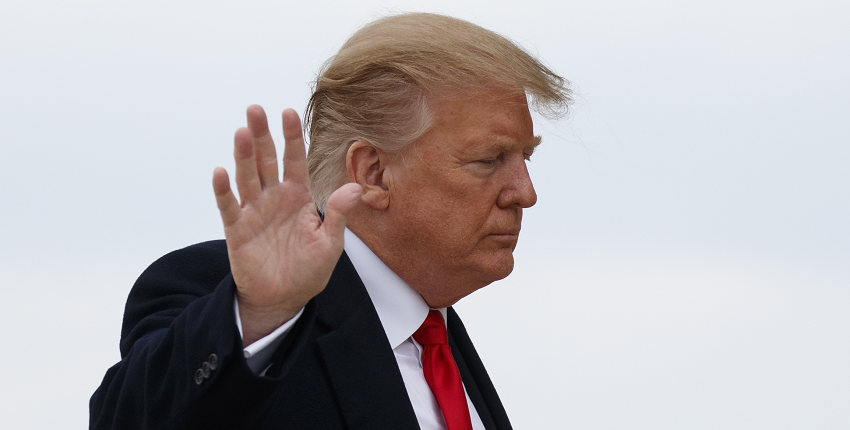
#> input picture trump2.png, 850 x 430 px, found by its file name
$ python manga-portrait.py
#> lines starting #> are read from the running program, lines starting #| are printed output that depends on the picture; after the words box and inside, x2 and y2 are one past the last pixel; in counts of white or black regions, pixels touching at a corner belong together
import cv2
import numpy as np

# This code is major used for portrait photos.

class Cartoonizer:
    """Cartoonizer effect
        A class that applies a cartoon effect to an image.
        The class uses a bilateral filter and adaptive thresholding to create
        a cartoon effect.
    """
    def __init__(self):
        pass

    def render(self, img_rgb):
#> called with img_rgb = '/Users/user/Downloads/trump2.png'
        img_rgb = cv2.imread(img_rgb)
#> img_rgb is the input picture: shape (430, 850, 3); mean B, G, R 178.2, 176.2, 181.9

        numDownSamples = 2       # number of downscaling steps
        numBilateralFilters = 50  # number of bilateral filtering steps

        # -- STEP 1 --
        # downsample image using Gaussian pyramid
        img_color = img_rgb
        # show original image using imshow
        cv2.imshow("original", img_color)
        cv2.waitKey(100)

        for _ in xrange(numDownSamples):
            img_color = cv2.pyrDown(img_color)
#> this loop made 2 passes
#> pass 2, in render, `img_color = cv2.pyrDown(img_color)`:
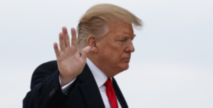
#> img_color: shape (108, 213, 3); mean B, G, R 178.5, 176.5, 182.2
        # show resized image using imshow
        cv2.imshow("downsampled", img_color)
        cv2.waitKey(100)

        # enhance contrast
        img_color = self.enhanceContrast(img_color)
#> after the loop in enhanceContrast, `for y in range(img_rgb.shape[0]):`:
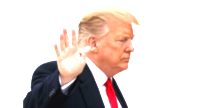
#> new_image: shape (108, 213, 3); mean B, G, R 210.6, 214.4, 226.4

        # repeatedly apply small bilateral filter instead of applying
        # one large filter
        for _ in xrange(numBilateralFilters):
            img_color = cv2.bilateralFilter(img_color, 9, 9, 7)

        # show filtered image using imshow
        cv2.imshow("filtered", img_color)
        cv2.waitKey(100)
        # upsample image to original size
        for _ in xrange(numDownSamples):
            img_color = cv2.pyrUp(img_color)
#> this loop made 2 passes
#> pass 1, in render, `img_color = cv2.pyrUp(img_color)`:
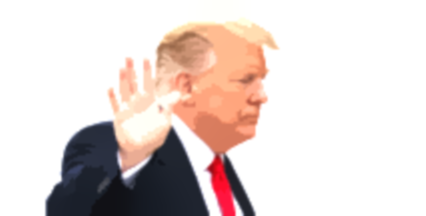
#> img_color: shape (216, 426, 3); mean B, G, R 210.5, 214.2, 226.2

        # show upsampled image using imshow
        cv2.imshow("upsampled", img_color)
        cv2.waitKey(100)
        # -- STEPS 2 and 3 --
        # convert to grayscale and apply median blur
        img_gray = cv2.cvtColor(img_rgb, cv2.COLOR_RGB2GRAY)
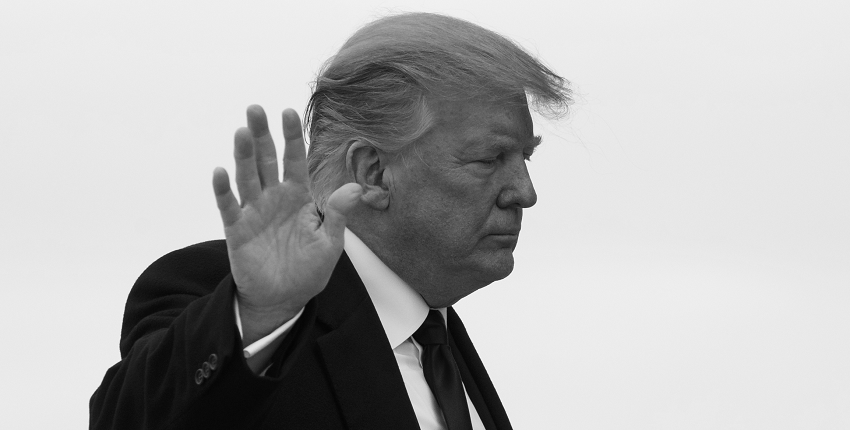
#> img_gray: shape (430, 850); min 2, max 255, mean 177.5
        img_blur = cv2.medianBlur(img_gray, 3)
        # show the grey image using imshow
        cv2.imshow("grey", img_blur)
        cv2.waitKey(100)

        # -- STEP 4 --
        # detect and enhance edges
        img_edge = cv2.adaptiveThreshold(img_blur, 255,
                                         cv2.ADAPTIVE_THRESH_MEAN_C,
                                         cv2.THRESH_BINARY, 9, 2)
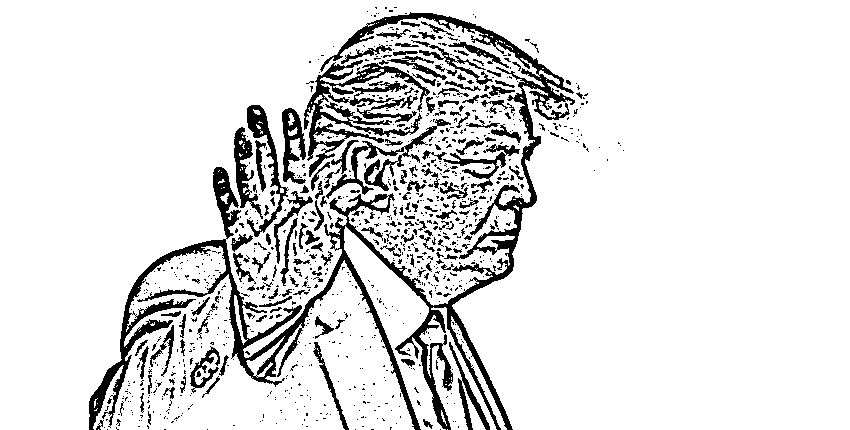
#> img_edge: shape (430, 850); 88.3% white; 1007 black regions (843 under 20 px), largest, box (x1, y1, x2, y2) and area: (89, 12, 575, 430) 18411, (304, 60, 430, 177) 3667, (326, 119, 451, 199) 1487
        # show the edge image using imshow
        cv2.imshow("edge", img_edge)
        cv2.waitKey(100)

        # -- STEP 5 --
        # convert back to color so that it can be bit-ANDed with color image
        (x,y,z) = img_color.shape
#> x = 432; y = 852; z = 3
        img_edge = cv2.resize(img_edge,(y,x))
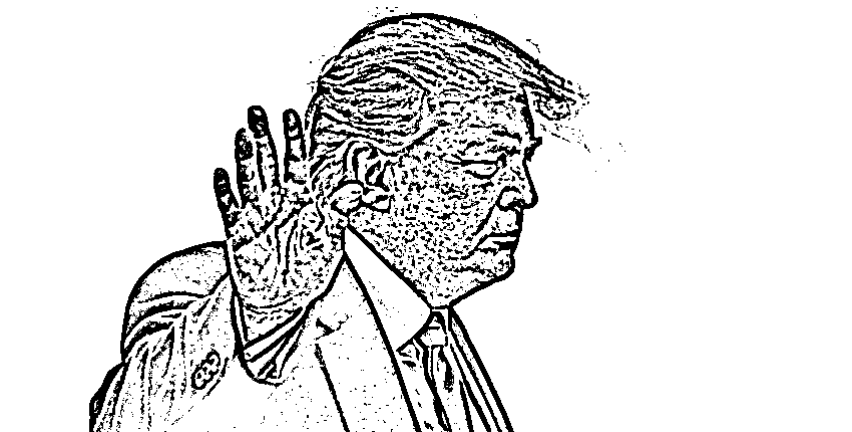
#> img_edge: shape (432, 852); min 0, max 255, mean 225.1
        # convert back to color
        img_edge = cv2.cvtColor(img_edge, cv2.COLOR_GRAY2RGB)
#> img_edge: shape (432, 852, 3)
        cv2.imwrite("/Users/user/Downloads/portrait_edge.png",img_edge)
        # show the step 5 image using imshow
        cv2.imshow("final", img_edge)

        blackimg = cv2.imread("/Users/user/Downloads/portrait_edge.png")
        # Level 1 filter
        dst = cv2.fastNlMeansDenoisingColored(blackimg, None, 120, 10, 7, 25)
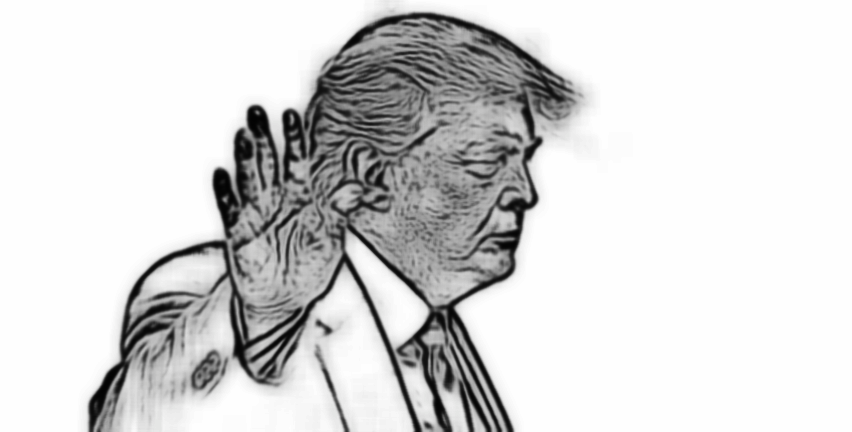
#> dst: shape (432, 852, 3); mean B, G, R 214.2, 214.2, 214.2
        # Level 2 filter
        dst = cv2.fastNlMeansDenoisingColored(dst, None, 20, 10, 7, 25)
        # Final clear up
#> (the run stopped early here; a loop or call above may not have finished)
